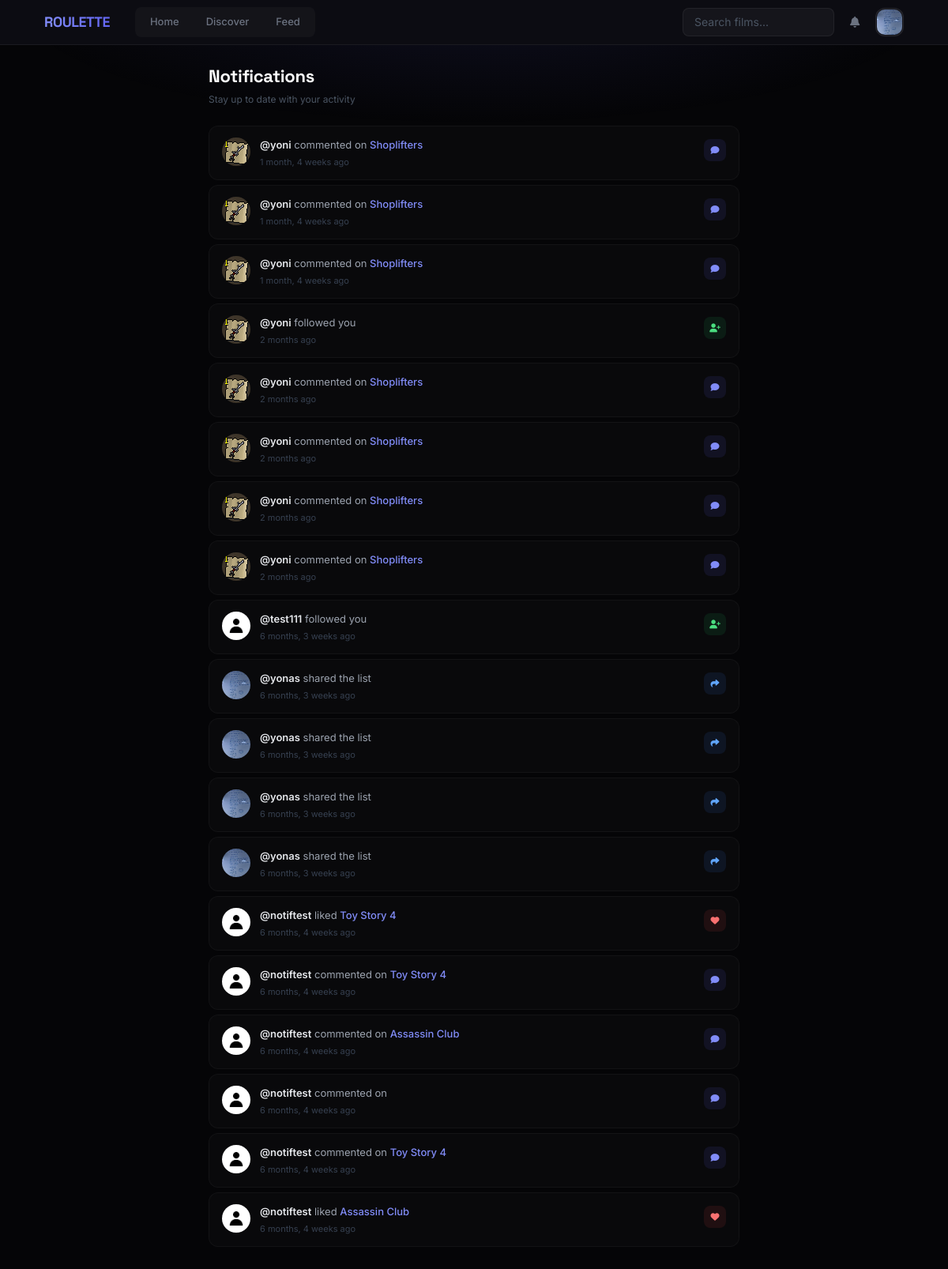
The app's page /notifications/ (signed in) with its own data.
### users/models.py (models this page shows, shortened)
class Profile(models.Model):
    user = models.OneToOneField(settings.AUTH_USER_MODEL, on_delete=models.CASCADE)
    is_favorites_private = models.BooleanField(default=False)
    bio = models.TextField(max_length=500, blank=True)
    image = models.ImageField(default='default.jpg', upload_to='profile_pics')

### roulette/models.py (models this page shows, shortened)
class Notification(models.Model):
    recipient = models.ForeignKey(settings.AUTH_USER_MODEL, related_name='notifications', on_delete=models.CASCADE)
    actor = models.ForeignKey(settings.AUTH_USER_MODEL, related_name='actions', on_delete=models.CASCADE, null=True, blank=True)
    verb = models.CharField(max_length=255)
    target_content_type = models.ForeignKey(ContentType, on_delete=models.CASCADE, null=True, blank=True, related_name='target_notifications')
    target_object_id = models.PositiveIntegerField(null=True, blank=True)
    target = GenericForeignKey('target_content_type', 'target_object_id')
    action_object_content_type = models.ForeignKey(ContentType, on_delete=models.CASCADE, null=True, blank=True, related_name='action_object_notifications')
    action_object_object_id = models.PositiveIntegerField(null=True, blank=True)
    action_object = GenericForeignKey('action_object_content_type', 'action_object_object_id')
    timestamp = models.DateTimeField(default=timezone.now) # Use timezone.now
    read = models.BooleanField(default=False)
    class Meta:
        ordering = ['-timestamp'] # Show newest first

class UserReview(models.Model):
    user = models.ForeignKey(settings.AUTH_USER_MODEL, on_delete=models.CASCADE, related_name='reviews')
    tmdb_id = models.IntegerField()
    content_type = models.CharField(max_length=10, choices=UserContent.ContentType.choices)
    rating = models.PositiveSmallIntegerField(
        validators=[MinValueValidator(1), MaxValueValidator(10)]
    )
    review_text = models.TextField(blank=True)
    timestamp = models.DateTimeField(auto_now_add=True)
    title = models.CharField(max_length=255, default='')
    poster_path = models.CharField(max_length=255, blank=True, null=True, default='')
    overview = models.TextField(blank=True, default='')
    class Meta:
        unique_together = ('user', 'tmdb_id', 'content_type')
        ordering = ['-timestamp']

class UserContent(models.Model):
    class ListType(models.TextChoices):
        FAVORITE = 'FAVORITE', 'Favorite'
        HISTORY = 'HISTORY', 'History'
        WATCHLIST = 'WATCHLIST', 'Watchlist'
        CUSTOM = 'CUSTOM', 'Custom'
    class ContentType(models.TextChoices):
        MOVIE = 'MOVIE', 'Movie'
        TV = 'TV', 'TV Show'
    user = models.ForeignKey(settings.AUTH_USER_MODEL, on_delete=models.CASCADE)
    overview = models.TextField(blank=True, default='')
    tmdb_id = models.IntegerField()
    title = models.CharField(max_length=255)
    poster_path = models.CharField(max_length=255, blank=True, null=True)
    release_year = models.CharField(max_length=4, blank=True, null=True)
    list_type = models.CharField(max_length=10, choices=ListType.choices)
    content_type = models.CharField(max_length=10, choices=ContentType.choices, default=ContentType.MOVIE)
    timestamp = models.DateTimeField(auto_now_add=True)
    custom_list = models.ForeignKey(
        UserList,  # Make sure the UserList model is defined *before* this class
        on_delete=models.CASCADE,
        related_name='items',
        null=True,
        blank=True
    )
    class Meta:
        unique_together = ('user', 'tmdb_id', 'content_type', 'list_type', 'custom_list')
        ordering = ['-timestamp']

### roulette/views.py (the view)
# urls.py: path('notifications/', views.notifications_view, name='notifications'),
@login_required
def notifications_view(request):
    notifications = request.user.notifications.all() # Or Notification.objects.filter(recipient=request.user)
    unread_notifications = notifications.filter(read=False)
    unread_notifications.update(read=True) # Update the 'read' status in the database
    context = {
        'notifications': notifications # Pass the original queryset to the template
    }
    return render(request, 'roulette/notifications.html', context)

### roulette/context_processors.py (called while the page is built)
def unread_notifications_count(request):
    if request.user.is_authenticated:
        count = Notification.objects.filter(recipient=request.user, read=False).count()
        return {'unread_notifications_count': count}
    return {'unread_notifications_count': 0} # Return 0 if user is not logged in

### roulette/templates/roulette/notifications.html (shortened to what this page needs)
{% extends 'roulette/base.html' %}
{% block content %}
<div class="max-w-2xl mx-auto">
    <div class="notif-header">
        <h1>Notifications</h1>
        <p>Stay up to date with your activity</p>
    </div>
    {% for notification in notifications %}
        <div class="notif-item {% if not notification.read %}unread{% endif %}">
            {% if notification.actor %}
                <a href="{% url 'roulette:user_profile' username=notification.actor.username %}">
                    <img src="{{ notification.actor.profile.image.url }}" class="notif-avatar" alt="">
                </a>
            {% else %}
                <div class="notif-avatar-fallback"></div>
            {% endif %}
            <div class="notif-body">
                <div class="notif-text">
                    {% if notification.actor %}
                        <a href="{% url 'roulette:user_profile' username=notification.actor.username %}">@{{ notification.actor.username }}</a>
                    {% endif %}
                    {{ notification.verb }}
                    {% if notification.target %}
                        {% with target=notification.target %}
                            {% if notification.target_content_type.model == 'userreview' %}
                                <a class="notif-target" href="{% url 'roulette:content_detail' content_type=target.content_type|lower tmdb_id=target.tmdb_id %}">{{ target.title }}</a>
                            {% elif notification.target_content_type.model == 'usercontent' %}
                                {% if target.list_type == 'CUSTOM' and target.custom_list %}
                                    <a class="notif-target" href="{% url 'roulette:list_detail' list_id=target.custom_list.id %}">{{ target.title }}</a>
                                    in <a class="notif-target" href="{% url 'roulette:list_detail' list_id=target.custom_list.id %}">{{ target.custom_list.name }}</a>
                                {% else %}
                                    <a class="notif-target" href="{% url 'roulette:content_detail' content_type=target.content_type|lower tmdb_id=target.tmdb_id %}">{{ target.title }}</a>
                                {% endif %}
                            {% endif %}
                        {% endwith %}
                    {% endif %}
                </div>
                <div class="notif-time">{{ notification.timestamp|timesince }} ago</div>
            </div>
            {% if 'followed' in notification.verb %}
                <div class="notif-icon ni-follow"><i class="fas fa-user-plus"></i></div>
            {% elif 'liked' in notification.verb %}
                <div class="notif-icon ni-like"><i class="fas fa-heart"></i></div>
            {% elif 'commented' in notification.verb %}
                <div class="notif-icon ni-comment"><i class="fas fa-comment"></i></div>
            {% elif 'shared' in notification.verb %}
                <div class="notif-icon ni-share"><i class="fas fa-share"></i></div>
            {% else %}
                <div class="notif-icon ni-default"><i class="fas fa-bell"></i></div>
            {% endif %}
        </div>
    {% empty %}
        <div class="notif-empty">
            <div><i class="fas fa-bell-slash"></i></div>
            <p>No notifications yet. Follow some people to get started.</p>
        </div>
    {% endfor %}
</div>
{% endblock %}

### roulette/templates/roulette/base.html (shortened to what this page needs)
<!DOCTYPE html>
<html lang="en">
<head>
    <script src="https://cdn.tailwindcss.com"></script>
    <link rel="stylesheet" href="https://cdnjs.cloudflare.com/ajax/libs/font-awesome/6.5.1/css/all.min.css">
</head>
<body class="min-h-screen flex flex-col relative">
    <nav class="fixed top-0 left-0 right-0 z-50 bg-[#0c0c12] border-b border-white/[0.06]">
        <div class="max-w-6xl mx-auto px-4 sm:px-6 lg:px-8">
            <div class="flex items-center justify-between h-14">
                <div class="flex items-center gap-8">
                    <a href="{% url 'roulette:roulette_view' %}" class="font-display font-bold text-lg tracking-tight">
                        <span class="bg-gradient-to-r from-indigo-400 to-indigo-500 bg-clip-text text-transparent">ROULETTE</span>
                    </a>
                    <div class="hidden md:flex nav-pill-group">
    <a href="{% url 'roulette:roulette_view' %}"
       class="nav-pill {% if request.path == '/' or request.path == '/home/' %}nav-pill-active{% endif %}">Home</a>
    <a href="{% url 'roulette:discover' %}"
       class="nav-pill {% if '/discover/' in request.path %}nav-pill-active{% endif %}">Discover</a>
       <a href="{% url 'roulette:feed' %}"
       class="nav-pill {% if '/feed/' in request.path %}nav-pill-active{% endif %}">Feed</a>
</div>
                </div>
                <div class="hidden md:flex items-center gap-2">
                    <form action="{% url 'roulette:search_results' %}" method="GET">
                        <input type="text" name="q" placeholder="Search films..."
                               class="w-48 bg-white/[0.04] border border-white/[0.06] rounded-lg py-[7px] pl-3.5 pr-9 text-sm text-white placeholder-gray-600 focus:outline-none focus:border-indigo-500/40 focus:bg-white/[0.06] transition-all">
                    </form>
                    {% if user.is_authenticated %}
                        <a href="{% url 'roulette:notifications' %}" id="navbar-notifications-link"
                           class="relative w-9 h-9 flex items-center justify-center rounded-lg text-gray-500 hover:text-gray-300 hover:bg-white/[0.05] transition-all">
                            <i class="fas fa-bell text-sm"></i>
                        </a>
                        <div class="relative dropdown">
                            <button id="user-menu-button" type="button"
                                class="w-9 h-9 rounded-xl bg-white/[0.04] border border-white/[0.08] p-[1px] flex items-center justify-center text-xs font-semibold text-white cursor-pointer hover:border-indigo-400/40 hover:bg-white/[0.06] transition-all overflow-hidden"
                                aria-expanded="false" aria-haspopup="true">
                            {% if user.profile.image and user.profile.image.url != '/media/default.jpg' %}
                                <img src="{{ user.profile.image.url }}" class="w-full h-full rounded-[10px] object-cover" alt="">
                            {% else %}
                                {{ user.username|first|upper }}
                            {% endif %}
                        </button>
                        </div>
                    {% else %}
                        <a href="{% url 'users:login' %}" class="px-3 py-1.5 rounded-lg text-sm text-gray-400 hover:text-white transition-colors">Log in</a>
                        <a href="{% url 'users:signup' %}" class="px-4 py-1.5 rounded-lg text-sm font-semibold text-white bg-indigo-600 hover:bg-indigo-500 transition-colors">Sign up</a>
                    {% endif %}
                </div>
            </div>
        </div>
    </nav>
    <main class="flex-1 w-full max-w-7xl mx-auto px-4 sm:px-6 lg:px-8 pt-20 pb-16 relative z-10">
        {% block content %}{% endblock %}
    </main>
</body>
</html>

### records on screen
Notification: actor.profile.image (picture), actor.username "yoni", verb "commented on", target "Shoplifters", timestamp "1 month, 4 weeks"
Notification: actor.profile.image (picture), actor.username "yoni", verb "commented on", target "Shoplifters", timestamp "1 month, 4 weeks"
Notification: actor.profile.image (picture), actor.username "yoni", verb "commented on", target "Shoplifters", timestamp "1 month, 4 weeks"
Notification: actor.profile.image (picture), actor.username "yoni", verb "followed you", timestamp "2 months"
Notification: actor.profile.image (picture), actor.username "yoni", verb "commented on", target "Shoplifters", timestamp "2 months"
Notification: actor.profile.image (picture), actor.username "yoni", verb "commented on", target "Shoplifters", timestamp "2 months"
Notification: actor.profile.image (picture), actor.username "yoni", verb "commented on", target "Shoplifters", timestamp "2 months"
Notification: actor.profile.image (picture), actor.username "yoni", verb "commented on", target "Shoplifters", timestamp "2 months"
Notification: actor.profile.image (placeholder picture), actor.username "test111", verb "followed you", timestamp "6 months, 3 weeks"
Notification: actor.profile.image (picture), actor.username "yonas", verb "shared the list", timestamp "6 months, 3 weeks"
Notification: actor.profile.image (picture), actor.username "yonas", verb "shared the list", timestamp "6 months, 3 weeks"
Notification: actor.profile.image (picture), actor.username "yonas", verb "shared the list", timestamp "6 months, 3 weeks"
Notification: actor.profile.image (picture), actor.username "yonas", verb "shared the list", timestamp "6 months, 3 weeks"
Notification: actor.profile.image (placeholder picture), actor.username "notiftest", verb "liked", target "Toy Story 4", timestamp "6 months, 4 weeks"
Notification: actor.profile.image (placeholder picture), actor.username "notiftest", verb "commented on", target "Toy Story 4", timestamp "6 months, 4 weeks"
Notification: actor.profile.image (placeholder picture), actor.username "notiftest", verb "commented on", target "Assassin Club", timestamp "6 months, 4 weeks"
Notification: actor.profile.image (placeholder picture), actor.username "notiftest", verb "commented on", timestamp "6 months, 4 weeks"
Notification: actor.profile.image (placeholder picture), actor.username "notiftest", verb "commented on", target "Toy Story 4", timestamp "6 months, 4 weeks"
Notification: actor.profile.image (placeholder picture), actor.username "notiftest", verb "liked", target "Assassin Club", timestamp "6 months, 4 weeks"
